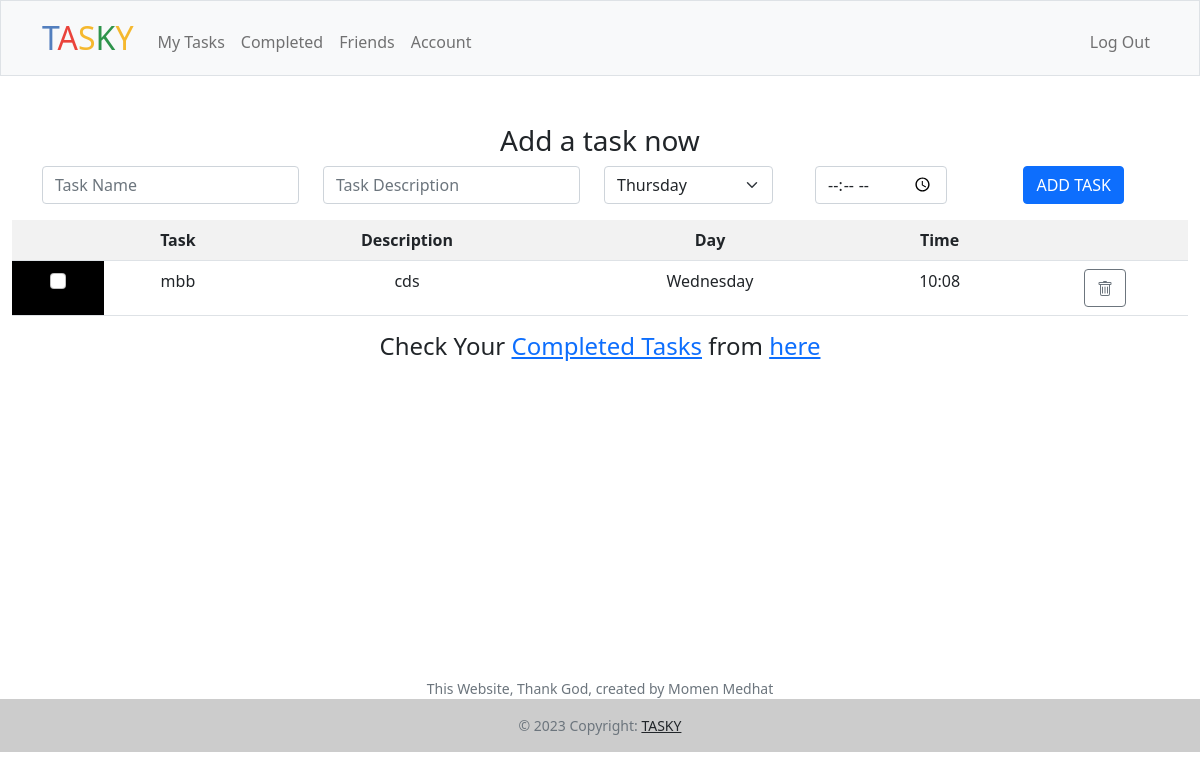
Screenshot of /home (signed in) with the database file from the repository.
### tables this page shows
CREATE TABLE 'tasks' (id INTEGER PRIMARY KEY AUTOINCREMENT NOT NULL, username TEXT NOT NULL, name TEXT NOT NULL, description TEXT NOT NULL,'time' NUMERIC NOT NULL, day TEXT NOT NULL, 'status' TEXT NOT NULL DEFAULT 'Uncompleted');

### app.py (the view, shortened to what this page needs)
@app.route("/home", methods=["GET", "POST"])
@login_required
def homepage():
    User_name = db.execute("SELECT username FROM users WHERE id = ?", session["user_id"])
    User_named = User_name[0]["username"]
    if request.method == "GET":
        tasks = db.execute("SELECT * FROM tasks WHERE username = ? AND status = ?", User_named, 0)
        time = datetime.now()
        week_list = []
        for i in range(1, 7):
            ntime = time + timedelta(i, 0)
            ntime = ntime.strftime('%A')
            week_list.append(ntime)
        time = time.strftime('%A')
        return render_template("homepage.html", tasks=tasks, time=time, wlist=week_list)

### app.py (called while the page is built)
@app.after_request
def after_request(response):
    response.headers["Cache-Control"] = "no-cache, no-store, must-revalidate"
    response.headers["Expires"] = 0
    response.headers["Pragma"] = "no-cache"
    return response

### helpers.py (called while the page is built)
def login_required(f):
    @wraps(f)
    def decorated_function(*args, **kwargs):
        if session.get("user_id") is None:
            return redirect("/login")
        return f(*args, **kwargs)
    return decorated_function

### templates/homepage.html (shortened to what this page needs)
{% extends "layout.html" %}
{% block main %}
    <form class="mb-3" action="/home" method="post">
        <h3>Add a task now</h3>
        <div class="container">
            <div class="row">
                <div class="col">
                    <input autocomplete="off" autofocus class="form-control mx-auto w-auto" id="name" name="name" placeholder="Task Name" type="text">
                </div>
                <div class="col">
                    <input autocomplete="off" autofocus class="form-control mx-auto w-auto" id="description" name="description" placeholder="Task Description" type="text">
                </div>
                <div class="col">
                    <select class="form-select" name="day">
                        <option value="{{ time }}" selected>{{ time }}</option>
                      </select>
                </div>
                <div class="col" name="time">
                    <input class="form-control mx-auto w-auto" id="time" name="time"  type="time">
                </div>
                <div class="col">
                    <button class="btn btn-primary" type="submit">ADD TASK</button>
                </div>
            </div>
        </div>
    </form>
    <table method="get" class="table table-striped">
        <tr>
            <th></th>
            <th>Task</th>
            <th>Description</th>
            <th>Day</th>
            <th>Time</th>
            <th></th>
        </tr>
        {% for task in tasks %}
            <form action="/check" method="post">
                <tr>
                    <td style="background-color:black">
                        <input onChange="this.form.submit()" class="form-check-input" type="checkbox" id="check1" name="option1" value="{{task.name}}">
                    </td>
                    <td> {{ task.name }}</td>
                    <td> {{ task.description }}</td>
                    <td> {{ task.day }}</td>
                    <td> {{ task.time }}</td>
                    <td>
                        <button name="option3" value="{{task.name}}" onclick="this.form.submit()" type="submit" class="btn btn-outline-secondary">
                        </button>
                    </td>
                </tr>
            </form>
        {% endfor %}
    </table>
    <h4>Check Your
    <a class="link" href="/tasks">Completed Tasks</a>
    from <a href="/tasks">here</a></h4>
{% endblock %}

### static/styles.css (style rules this page uses)
body { $font-family-sans-serif: // Cross-platform generic font family (default user interface font) system-ui, // Safari for macOS and iOS (San Francisco) -apple-system, // Windows "Segoe UI", // Android Roboto, // Basic web fallback "Helvetica Neue", Arial, // Linux "Noto Sans", "Liberation Sans", // Sans serif fallback sans-serif, // Emoji fonts "Apple Color Emoji", "Segoe UI Emoji", "Segoe UI Symbol", "Noto Color Emoji" !default; }
#name { display: inline-block; }
body { min-height: 100vh; display: flex; flex-direction: column; }

### rows the page displays
tasks: name "mbb", description "cds", day "Wednesday", time "10:08"

### other values shown
form field day "Thursday"
